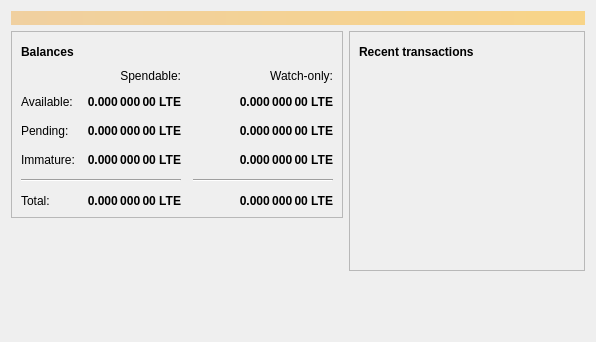
<?xml version="1.0" encoding="UTF-8"?>
<ui version="4.0">
 <class>OverviewPage</class>
 <widget class="QWidget" name="OverviewPage">
  <property name="geometry">
   <rect>
    <x>0</x>
    <y>0</y>
    <width>596</width>
    <height>342</height>
   </rect>
  </property>
  <property name="windowTitle">
   <string>Form</string>
  </property>
  <layout class="QVBoxLayout" name="topLayout">
   <item>
    <widget class="QLabel" name="labelAlerts">
     <property name="visible">
      <bool>false</bool>
     </property>
     <property name="styleSheet">
      <string notr="true">QLabel { background-color: qlineargradient(x1: 0, y1: 0, x2: 1, y2: 0, stop:0 #F0D0A0, stop:1 #F8D488); color:#000000; }</string>
     </property>
     <property name="wordWrap">
      <bool>true</bool>
     </property>
     <property name="margin">
      <number>3</number>
     </property>
     <property name="textInteractionFlags">
      <set>Qt::TextSelectableByMouse</set>
     </property>
    </widget>
   </item>
   <item>
    <layout class="QHBoxLayout" name="horizontalLayout" stretch="1,1">
     <item>
      <layout class="QVBoxLayout" name="verticalLayout_2">
       <item>
        <widget class="QFrame" name="frame">
         <property name="frameShape">
          <enum>QFrame::StyledPanel</enum>
         </property>
         <property name="frameShadow">
          <enum>QFrame::Raised</enum>
         </property>
         <layout class="QVBoxLayout" name="verticalLayout_4">
          <item>
           <layout class="QHBoxLayout" name="horizontalLayout_4">
            <item>
             <widget class="QLabel" name="label_5">
              <property name="font">
               <font>
                <weight>75</weight>
                <bold>true</bold>
               </font>
              </property>
              <property name="text">
               <string>Balances</string>
              </property>
             </widget>
            </item>
            <item>
             <widget class="QPushButton" name="labelWalletStatus">
              <property name="enabled">
               <bool>true</bool>
              </property>
              <property name="maximumSize">
               <size>
                <width>30</width>
                <height>16777215</height>
               </size>
              </property>
              <property name="toolTip">
               <string>The displayed information may be out of date. Your wallet automatically synchronizes with the LTE network after a connection is established, but this process has not completed yet.</string>
              </property>
              <property name="text">
               <string/>
              </property>
              <property name="icon">
               <iconset resource="../bitcoin.qrc">
                <normaloff>:/icons/warning</normaloff>
                <disabledoff>:/icons/warning</disabledoff>:/icons/warning</iconset>
              </property>
              <property name="iconSize">
               <size>
                <width>24</width>
                <height>24</height>
               </size>
              </property>
              <property name="flat">
               <bool>true</bool>
              </property>
             </widget>
            </item>
            <item>
             <spacer name="horizontalSpacer_3">
              <property name="orientation">
               <enum>Qt::Horizontal</enum>
              </property>
              <property name="sizeHint" stdset="0">
               <size>
                <width>40</width>
                <height>20</height>
               </size>
              </property>
             </spacer>
            </item>
           </layout>
          </item>
          <item>
           <layout class="QGridLayout" name="gridLayout">
            <property name="spacing">
             <number>12</number>
            </property>
            <item row="2" column="2">
             <widget class="QLabel" name="labelWatchPending">
              <property name="font">
               <font>
                <weight>75</weight>
                <bold>true</bold>
               </font>
              </property>
              <property name="cursor">
               <cursorShape>IBeamCursor</cursorShape>
              </property>
              <property name="toolTip">
               <string>Unconfirmed transactions to watch-only addresses</string>
              </property>
              <property name="text">
               <string notr="true">0.000 000 00 LTE</string>
              </property>
              <property name="alignment">
               <set>Qt::AlignRight|Qt::AlignTrailing|Qt::AlignVCenter</set>
              </property>
              <property name="textInteractionFlags">
               <set>Qt::LinksAccessibleByMouse|Qt::TextSelectableByKeyboard|Qt::TextSelectableByMouse</set>
              </property>
             </widget>
            </item>
            <item row="2" column="1">
             <widget class="QLabel" name="labelUnconfirmed">
              <property name="font">
               <font>
                <weight>75</weight>
                <bold>true</bold>
               </font>
              </property>
              <property name="cursor">
               <cursorShape>IBeamCursor</cursorShape>
              </property>
              <property name="toolTip">
               <string>Total of transactions that have yet to be confirmed, and do not yet count toward the spendable balance</string>
              </property>
              <property name="text">
               <string notr="true">0.000 000 00 LTE</string>
              </property>
              <property name="alignment">
               <set>Qt::AlignRight|Qt::AlignTrailing|Qt::AlignVCenter</set>
              </property>
              <property name="textInteractionFlags">
               <set>Qt::LinksAccessibleByMouse|Qt::TextSelectableByKeyboard|Qt::TextSelectableByMouse</set>
              </property>
             </widget>
            </item>
            <item row="3" column="2">
             <widget class="QLabel" name="labelWatchImmature">
              <property name="font">
               <font>
                <weight>75</weight>
                <bold>true</bold>
               </font>
              </property>
              <property name="cursor">
               <cursorShape>IBeamCursor</cursorShape>
              </property>
              <property name="toolTip">
               <string>Mined balance in watch-only addresses that has not yet matured</string>
              </property>
              <property name="text">
               <string notr="true">0.000 000 00 LTE</string>
              </property>
              <property name="alignment">
               <set>Qt::AlignRight|Qt::AlignTrailing|Qt::AlignVCenter</set>
              </property>
              <property name="textInteractionFlags">
               <set>Qt::LinksAccessibleByMouse|Qt::TextSelectableByKeyboard|Qt::TextSelectableByMouse</set>
              </property>
             </widget>
            </item>
            <item row="4" column="0" colspan="2">
             <widget class="Line" name="line">
              <property name="orientation">
               <enum>Qt::Horizontal</enum>
              </property>
             </widget>
            </item>
            <item row="4" column="2">
             <widget class="Line" name="lineWatchBalance">
              <property name="sizePolicy">
               <sizepolicy hsizetype="Preferred" vsizetype="Fixed">
                <horstretch>0</horstretch>
                <verstretch>0</verstretch>
               </sizepolicy>
              </property>
              <property name="minimumSize">
               <size>
                <width>140</width>
                <height>0</height>
               </size>
              </property>
              <property name="orientation">
               <enum>Qt::Horizontal</enum>
              </property>
             </widget>
            </item>
            <item row="5" column="0">
             <widget class="QLabel" name="labelTotalText">
              <property name="text">
               <string>Total:</string>
              </property>
             </widget>
            </item>
            <item row="3" column="1">
             <widget class="QLabel" name="labelImmature">
              <property name="font">
               <font>
                <weight>75</weight>
                <bold>true</bold>
               </font>
              </property>
              <property name="cursor">
               <cursorShape>IBeamCursor</cursorShape>
              </property>
              <property name="toolTip">
               <string>Mined balance that has not yet matured</string>
              </property>
              <property name="text">
               <string notr="true">0.000 000 00 LTE</string>
              </property>
              <property name="alignment">
               <set>Qt::AlignRight|Qt::AlignTrailing|Qt::AlignVCenter</set>
              </property>
              <property name="textInteractionFlags">
               <set>Qt::LinksAccessibleByMouse|Qt::TextSelectableByKeyboard|Qt::TextSelectableByMouse</set>
              </property>
             </widget>
            </item>
            <item row="2" column="3">
             <spacer name="horizontalSpacer_2">
              <property name="orientation">
               <enum>Qt::Horizontal</enum>
              </property>
              <property name="sizeHint" stdset="0">
               <size>
                <width>40</width>
                <height>20</height>
               </size>
              </property>
             </spacer>
            </item>
            <item row="3" column="0">
             <widget class="QLabel" name="labelImmatureText">
              <property name="text">
               <string>Immature:</string>
              </property>
             </widget>
            </item>
            <item row="5" column="1">
             <widget class="QLabel" name="labelTotal">
              <property name="font">
               <font>
                <weight>75</weight>
                <bold>true</bold>
               </font>
              </property>
              <property name="cursor">
               <cursorShape>IBeamCursor</cursorShape>
              </property>
              <property name="toolTip">
               <string>Your current total balance</string>
              </property>
              <property name="text">
               <string notr="true">0.000 000 00 LTE</string>
              </property>
              <property name="alignment">
               <set>Qt::AlignRight|Qt::AlignTrailing|Qt::AlignVCenter</set>
              </property>
              <property name="textInteractionFlags">
               <set>Qt::LinksAccessibleByMouse|Qt::TextSelectableByKeyboard|Qt::TextSelectableByMouse</set>
              </property>
             </widget>
            </item>
            <item row="5" column="2">
             <widget class="QLabel" name="labelWatchTotal">
              <property name="font">
               <font>
                <weight>75</weight>
                <bold>true</bold>
               </font>
              </property>
              <property name="cursor">
               <cursorShape>IBeamCursor</cursorShape>
              </property>
              <property name="toolTip">
               <string>Current total balance in watch-only addresses</string>
              </property>
              <property name="text">
               <string notr="true">0.000 000 00 LTE</string>
              </property>
              <property name="alignment">
               <set>Qt::AlignRight|Qt::AlignTrailing|Qt::AlignVCenter</set>
              </property>
              <property name="textInteractionFlags">
               <set>Qt::LinksAccessibleByMouse|Qt::TextSelectableByKeyboard|Qt::TextSelectableByMouse</set>
              </property>
             </widget>
            </item>
            <item row="0" column="2">
             <widget class="QLabel" name="labelWatchonly">
              <property name="text">
               <string>Watch-only:</string>
              </property>
              <property name="alignment">
               <set>Qt::AlignRight|Qt::AlignTrailing|Qt::AlignVCenter</set>
              </property>
             </widget>
            </item>
            <item row="1" column="0">
             <widget class="QLabel" name="labelBalanceText">
              <property name="text">
               <string>Available:</string>
              </property>
             </widget>
            </item>
            <item row="1" column="1">
             <widget class="QLabel" name="labelBalance">
              <property name="font">
               <font>
                <weight>75</weight>
                <bold>true</bold>
               </font>
              </property>
              <property name="cursor">
               <cursorShape>IBeamCursor</cursorShape>
              </property>
              <property name="toolTip">
               <string>Your current spendable balance</string>
              </property>
              <property name="text">
               <string notr="true">0.000 000 00 LTE</string>
              </property>
              <property name="alignment">
               <set>Qt::AlignRight|Qt::AlignTrailing|Qt::AlignVCenter</set>
              </property>
              <property name="textInteractionFlags">
               <set>Qt::LinksAccessibleByMouse|Qt::TextSelectableByKeyboard|Qt::TextSelectableByMouse</set>
              </property>
             </widget>
            </item>
            <item row="1" column="2">
             <widget class="QLabel" name="labelWatchAvailable">
              <property name="font">
               <font>
                <weight>75</weight>
                <bold>true</bold>
               </font>
              </property>
              <property name="cursor">
               <cursorShape>IBeamCursor</cursorShape>
              </property>
              <property name="toolTip">
               <string>Your current balance in watch-only addresses</string>
              </property>
              <property name="text">
               <string notr="true">0.000 000 00 LTE</string>
              </property>
              <property name="alignment">
               <set>Qt::AlignRight|Qt::AlignTrailing|Qt::AlignVCenter</set>
              </property>
              <property name="textInteractionFlags">
               <set>Qt::LinksAccessibleByMouse|Qt::TextSelectableByKeyboard|Qt::TextSelectableByMouse</set>
              </property>
             </widget>
            </item>
            <item row="2" column="0">
             <widget class="QLabel" name="labelPendingText">
              <property name="text">
               <string>Pending:</string>
              </property>
             </widget>
            </item>
            <item row="0" column="1">
             <widget class="QLabel" name="labelSpendable">
              <property name="text">
               <string>Spendable:</string>
              </property>
              <property name="alignment">
               <set>Qt::AlignRight|Qt::AlignTrailing|Qt::AlignVCenter</set>
              </property>
             </widget>
            </item>
           </layout>
          </item>
         </layout>
        </widget>
       </item>
       <item>
        <spacer name="verticalSpacer">
         <property name="orientation">
          <enum>Qt::Vertical</enum>
         </property>
         <property name="sizeHint" stdset="0">
          <size>
           <width>20</width>
           <height>40</height>
          </size>
         </property>
        </spacer>
       </item>
      </layout>
     </item>
     <item>
      <layout class="QVBoxLayout" name="verticalLayout_3">
       <item>
        <widget class="QFrame" name="frame_2">
         <property name="frameShape">
          <enum>QFrame::StyledPanel</enum>
         </property>
         <property name="frameShadow">
          <enum>QFrame::Raised</enum>
         </property>
         <layout class="QVBoxLayout" name="verticalLayout">
          <item>
           <layout class="QHBoxLayout" name="horizontalLayout_2">
            <item>
             <widget class="QLabel" name="label_4">
              <property name="font">
               <font>
                <weight>75</weight>
                <bold>true</bold>
               </font>
              </property>
              <property name="text">
               <string>Recent transactions</string>
              </property>
             </widget>
            </item>
            <item>
             <widget class="QPushButton" name="labelTransactionsStatus">
              <property name="enabled">
               <bool>true</bool>
              </property>
              <property name="maximumSize">
               <size>
                <width>30</width>
                <height>16777215</height>
               </size>
              </property>
              <property name="toolTip">
               <string>The displayed information may be out of date. Your wallet automatically synchronizes with the LTE network after a connection is established, but this process has not completed yet.</string>
              </property>
              <property name="text">
               <string/>
              </property>
              <property name="icon">
               <iconset resource="../bitcoin.qrc">
                <normaloff>:/icons/warning</normaloff>
                <disabledoff>:/icons/warning</disabledoff>:/icons/warning</iconset>
              </property>
              <property name="iconSize">
               <size>
                <width>24</width>
                <height>24</height>
               </size>
              </property>
              <property name="flat">
               <bool>true</bool>
              </property>
             </widget>
            </item>
            <item>
             <spacer name="horizontalSpacer">
              <property name="orientation">
               <enum>Qt::Horizontal</enum>
              </property>
              <property name="sizeHint" stdset="0">
               <size>
                <width>40</width>
                <height>20</height>
               </size>
              </property>
             </spacer>
            </item>
           </layout>
          </item>
          <item>
           <widget class="QListView" name="listTransactions">
            <property name="styleSheet">
             <string notr="true">QListView { background: transparent; }</string>
            </property>
            <property name="frameShape">
             <enum>QFrame::NoFrame</enum>
            </property>
            <property name="verticalScrollBarPolicy">
             <enum>Qt::ScrollBarAlwaysOff</enum>
            </property>
            <property name="horizontalScrollBarPolicy">
             <enum>Qt::ScrollBarAlwaysOff</enum>
            </property>
            <property name="selectionMode">
             <enum>QAbstractItemView::NoSelection</enum>
            </property>
           </widget>
          </item>
         </layout>
        </widget>
       </item>
       <item>
        <spacer name="verticalSpacer_2">
         <property name="orientation">
          <enum>Qt::Vertical</enum>
         </property>
         <property name="sizeHint" stdset="0">
          <size>
           <width>20</width>
           <height>40</height>
          </size>
         </property>
        </spacer>
       </item>
      </layout>
     </item>
    </layout>
   </item>
  </layout>
 </widget>
 <resources/>
 <connections/>
</ui>
